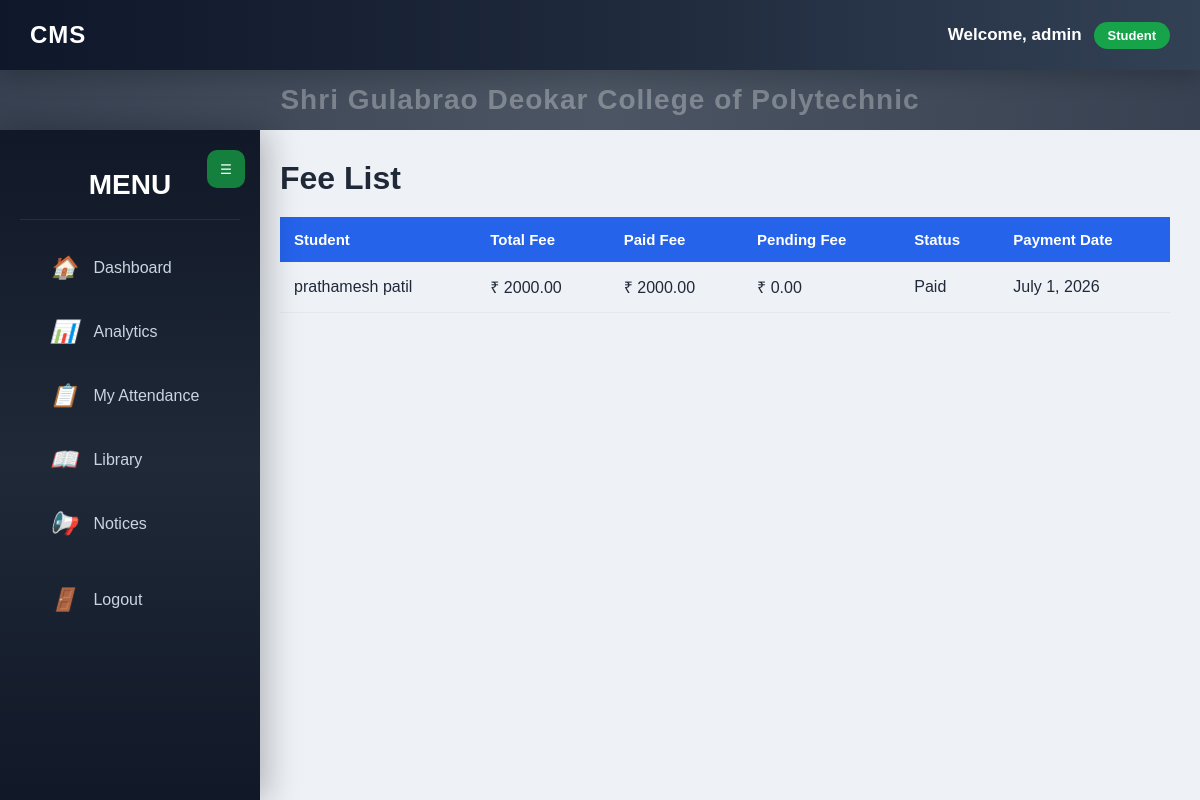
/fees/ (signed in), run on the app's committed database.
### accounts/models.py (models this page shows, shortened)
class UserProfile(models.Model):
    ROLE_CHOICES = (
        ('Principal','Principal'),
        ('HOD','HOD'),
        ('Faculty','Faculty'),
        ('Student','Student'),
    )
    user = models.OneToOneField(
        User,
        on_delete=models.CASCADE
    )
    role = models.CharField(
        max_length=20,
        choices=ROLE_CHOICES
    )

### fees/models.py (models this page shows, shortened)
class Fee(models.Model):
    student = models.ForeignKey(
        Student,
        on_delete=models.CASCADE
    )
    total_fee = models.DecimalField(
        max_digits=10,
        decimal_places=2
    )
    paid_fee = models.DecimalField(
        max_digits=10,
        decimal_places=2
    )
    payment_date = models.DateField()
    STATUS = [
        ("Paid", "Paid"),
        ("Partial", "Partial"),
        ("Pending", "Pending"),
    ]
    status = models.CharField(
        max_length=20,
        choices=STATUS
    )
    def pending_fee(self):
        return self.total_fee - self.paid_fee

### students/models.py (models this page shows)
class Student(models.Model):
    user = models.OneToOneField(
        User,
        on_delete=models.SET_NULL,
        null=True,
        blank=True,
        related_name="student_profile"
    )
    enrollment_no = models.CharField(
        max_length=50,
        unique=True
    )
    first_name = models.CharField(
        max_length=100
    )
    last_name = models.CharField(
        max_length=100
    )
    email = models.EmailField()
    phone = models.CharField(
        max_length=15
    )
    course = models.CharField(
        max_length=100
    )
    semester = models.CharField(
        max_length=20
    )
    created_at = models.DateTimeField(
        auto_now_add=True
    )
    photo = models.ImageField(
        upload_to="students/",
        blank=True,
        null=True
    )
    def __str__(self):
        return f"{self.first_name} {self.last_name}"

### fees/views.py (the view)
@login_required
def fee_list(request):
    search = request.GET.get("search", "")
    if is_principal(request) or is_hod(request):
        fees = Fee.objects.all().order_by("-id")
        if search:
            fees = fees.filter(
                student__first_name__icontains=search
            ) | Fee.objects.filter(
                student__last_name__icontains=search
            )
    elif is_student(request):
        try:
            student = Student.objects.get(user=request.user)
            fees = Fee.objects.filter(
                student=student
            ).order_by("-id")
        except Student.DoesNotExist:
            fees = Fee.objects.none()
    else:
        return redirect("login")
    paginator = Paginator(fees, 5)
    page_number = request.GET.get("page")
    page_obj = paginator.get_page(page_number)
    return render(
        request,
        "fees/fee_list.html",
        {
            "fees": page_obj,
            "page_obj": page_obj,
            "search": search,
        }
    )

### fees/views.py (called while the page is built)
def is_principal(request):
    return (
        request.user.is_authenticated
        and hasattr(request.user, "userprofile")
        and request.user.userprofile.role == "Principal"
    )

def is_hod(request):
    return (
        request.user.is_authenticated
        and hasattr(request.user, "userprofile")
        and request.user.userprofile.role == "HOD"
    )

def is_student(request):
    return (
        request.user.is_authenticated
        and hasattr(request.user, "userprofile")
        and request.user.userprofile.role == "Student"
    )

### templates/fees/fee_list.html (shortened to what this page needs)
{% extends 'base/base.html' %}
{% block content %}
<div class="student-page">
    <div class="student-header">
        <h1>Fee List</h1>
    </div>
    <div class="table-card">
        <table class="student-table">
            <thead>
                <tr>
                    <th>Student</th>
                    <th>Total Fee</th>
                    <th>Paid Fee</th>
                    <th>Pending Fee</th>
                    <th>Status</th>
                    <th>Payment Date</th>
                </tr>
            </thead>
            <tbody>
            {% for fee in fees %}
                <tr>
                    <td>{{ fee.student }}</td>
                    <td>₹ {{ fee.total_fee }}</td>
                    <td>₹ {{ fee.paid_fee }}</td>
                    <td>₹ {{ fee.pending_fee }}</td>
                    <td>{{ fee.status }}</td>
                    <td>{{ fee.payment_date }}</td>
                </tr>
            {% endfor %}
            </tbody>
        </table>
    </div>
</div>
{% endblock %}

### templates/base/base.html (shortened to what this page needs)
{% load static %}
<!DOCTYPE html>
<html lang="en">
<head>
    <link
        rel="stylesheet"
        href="{% static 'css/dashboard.css' %}"
    >
</head>
<body>
<header class="navbar">
    <div class="logo">
        CMS
    </div>
    <div class="user-info">
        {% if request.user.is_authenticated %}
            <span class="welcome-text">
                Welcome,
                {{ request.user.username }}
            </span>
            {% if request.user.userprofile %}
                <span class="user-role">
                    {{ request.user.userprofile.role }}
                </span>
            {% endif %}
        {% endif %}
    </div>
</header>
<div class="college-title">
    <h1 class="college-name">
        <span>S</span>
        <span>h</span>
        <span>r</span>
        <span>i</span>
        <span>&nbsp;</span>
        <span>G</span>
        <span>u</span>
        <span>l</span>
        <span>a</span>
        <span>b</span>
        <span>r</span>
        <span>a</span>
        <span>o</span>
        <span>&nbsp;</span>
        <span>D</span>
        <span>e</span>
        <span>o</span>
        <span>k</span>
        <span>a</span>
        <span>r</span>
        <span>&nbsp;</span>
        <span>C</span>
        <span>o</span>
        <span>l</span>
        <span>l</span>
        <span>e</span>
        <span>g</span>
        <span>e</span>
        <span>&nbsp;</span>
        <span>o</span>
        <span>f</span>
        <span>&nbsp;</span>
        <span>P</span>
        <span>o</span>
        <span>l</span>
        <span>y</span>
        <span>t</span>
        <span>e</span>
        <span>c</span>
        <span>h</span>
        <span>n</span>
        <span>i</span>
        <span>c</span>
    </h1>
</div>
<aside
    class="sidebar"
    id="sidebar"
>
    <button
        type="button"
        class="sidebar-toggle"
        id="sidebarToggle"
    >
        ☰
    </button>
    <div class="sidebar-logo">
        <span>MENU</span>
    </div>
    {% if request.user.is_authenticated and request.user.userprofile.role == "Student" %}
    <ul>
        <li>
            <a href="{% url 'dashboard:home' %}">
                <i>🏠</i>
                <span>
                    Dashboard
                </span>
            </a>
        </li>
        <li>
            <a href="{% url 'dashboard:analytics' %}">
                <i>📊</i>
                <span>
                    Analytics
                </span>
            </a>
        </li>
        <li>
            <a href="{% url 'attendance_list' %}">
                <i>📋</i>
                <span>
                    My Attendance
                </span>
            </a>
        </li>
        <li>
            <a href="{% url 'book_list' %}">
                <i>📖</i>
                <span>
                    Library
                </span>
            </a>
        </li>
        <li>
            <a href="{% url 'notice_list' %}">
                <i>📢</i>
                <span>
                    Notices
                </span>
            </a>
        </li>
    </ul>
    {% endif %}
    {% if request.user.is_authenticated %}
    <ul>
        <li>
            <a href="{% url 'logout' %}">
                <i>🚪</i>
                <span>
                    Logout
                </span>
            </a>
        </li>
    </ul>
    {% endif %}
</aside>
<main class="content">
    {% block content %}
    {% endblock %}
</main>
</body>
</html>

### data on the page
Fee: student "prathamesh patil", total_fee "2000.00", paid_fee "2000.00", pending_fee "0.00", status "Paid", payment_date "July 1, 2026"

### other printed values
{{ request.user.username }} "admin"
{{ request.user.userprofile.role }} "Student"
